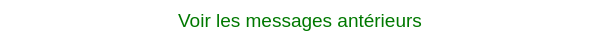
<?xml version="1.0" encoding="UTF-8"?>
<ui version="4.0">
 <class>MobiiSmsLoadMoreItem</class>
 <widget class="QWidget" name="MobiiSmsLoadMoreItem">
  <property name="geometry">
   <rect>
    <x>0</x>
    <y>0</y>
    <width>600</width>
    <height>40</height>
   </rect>
  </property>
  <property name="cursor">
   <cursorShape>PointingHandCursor</cursorShape>
  </property>
  <property name="windowTitle">
   <string>Form</string>
  </property>
  <property name="styleSheet">
   <string notr="true">QWidget{background-color: rgb(255, 255, 255, 0); color: rgb(0, 120, 0);}
#MobiiSmsLoadMoreItem:hover{background-color: rgb(180, 180, 180)}
#loadMoreButton:hover{text-decoration: underline; color: rgb(0, 150, 0)}</string>
  </property>
  <layout class="QVBoxLayout" name="verticalLayout">
   <property name="leftMargin">
    <number>0</number>
   </property>
   <property name="topMargin">
    <number>0</number>
   </property>
   <property name="rightMargin">
    <number>0</number>
   </property>
   <property name="bottomMargin">
    <number>0</number>
   </property>
   <item>
    <widget class="QWidget" name="widget" native="true">
     <property name="sizePolicy">
      <sizepolicy hsizetype="Preferred" vsizetype="Maximum">
       <horstretch>0</horstretch>
       <verstretch>0</verstretch>
      </sizepolicy>
     </property>
     <property name="maximumSize">
      <size>
       <width>16777215</width>
       <height>40</height>
      </size>
     </property>
     <layout class="QHBoxLayout" name="horizontalLayout_2">
      <property name="leftMargin">
       <number>0</number>
      </property>
      <property name="topMargin">
       <number>0</number>
      </property>
      <property name="rightMargin">
       <number>0</number>
      </property>
      <property name="bottomMargin">
       <number>0</number>
      </property>
      <item>
       <spacer name="horizontalSpacer">
        <property name="orientation">
         <enum>Qt::Horizontal</enum>
        </property>
        <property name="sizeHint" stdset="0">
         <size>
          <width>40</width>
          <height>20</height>
         </size>
        </property>
       </spacer>
      </item>
      <item>
       <widget class="QLabel" name="label">
        <property name="pixmap">
         <pixmap resource="mobii.qrc">:/buttons/Resources/below.png</pixmap>
        </property>
        <property name="alignment">
         <set>Qt::AlignCenter</set>
        </property>
       </widget>
      </item>
      <item>
       <widget class="QLabel" name="label_3">
        <property name="font">
         <font>
          <family>Segoe UI</family>
          <pointsize>14</pointsize>
         </font>
        </property>
        <property name="styleSheet">
         <string notr="true">font-family: &quot;Segoe UI&quot;; padding: 0 8px</string>
        </property>
        <property name="text">
         <string>Voir les messages antérieurs</string>
        </property>
        <property name="alignment">
         <set>Qt::AlignCenter</set>
        </property>
       </widget>
      </item>
      <item>
       <widget class="QLabel" name="label_2">
        <property name="text">
         <string/>
        </property>
        <property name="pixmap">
         <pixmap resource="mobii.qrc">:/buttons/Resources/below.png</pixmap>
        </property>
        <property name="alignment">
         <set>Qt::AlignCenter</set>
        </property>
       </widget>
      </item>
      <item>
       <spacer name="horizontalSpacer_2">
        <property name="orientation">
         <enum>Qt::Horizontal</enum>
        </property>
        <property name="sizeHint" stdset="0">
         <size>
          <width>40</width>
          <height>20</height>
         </size>
        </property>
       </spacer>
      </item>
     </layout>
    </widget>
   </item>
  </layout>
  <zorder>widget</zorder>
  <zorder>label</zorder>
 </widget>
 <resources>
  <include location="mobii.qrc"/>
 </resources>
 <connections/>
</ui>
